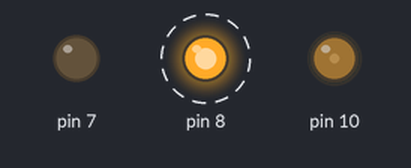
Recording of a sketch running on a simulated Arduino Uno, built with avr-gcc and run on an emulated ATmega328P. Parts: output pins drawn as LEDs (lit = HIGH). Dashed ring = blinking.

Above: at 0.14 s.
Timing chart, 0 to 3.0 s (numbered marks = the images above):
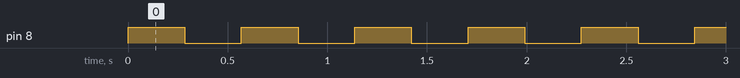

Measured:
- by itself, pin 8: alternates HIGH for 0.28 s and LOW for 0.28 s

The sketch:

Motor.ino
```cpp
//#include <TimerOne.h>

#include <Motor.h>

void setup()
{

  MotorB.torque(100);

}

void loop()
{
  static int j = 1;
  static long cnt = 0;

  if(cnt == 50000) {
    j = -1;
    MotorB.direction(FORWARD);
  } else if(cnt == 0) {
    j = 1;
    MotorB.direction(BACKWARD);
  }
  cnt += j;

}
```
